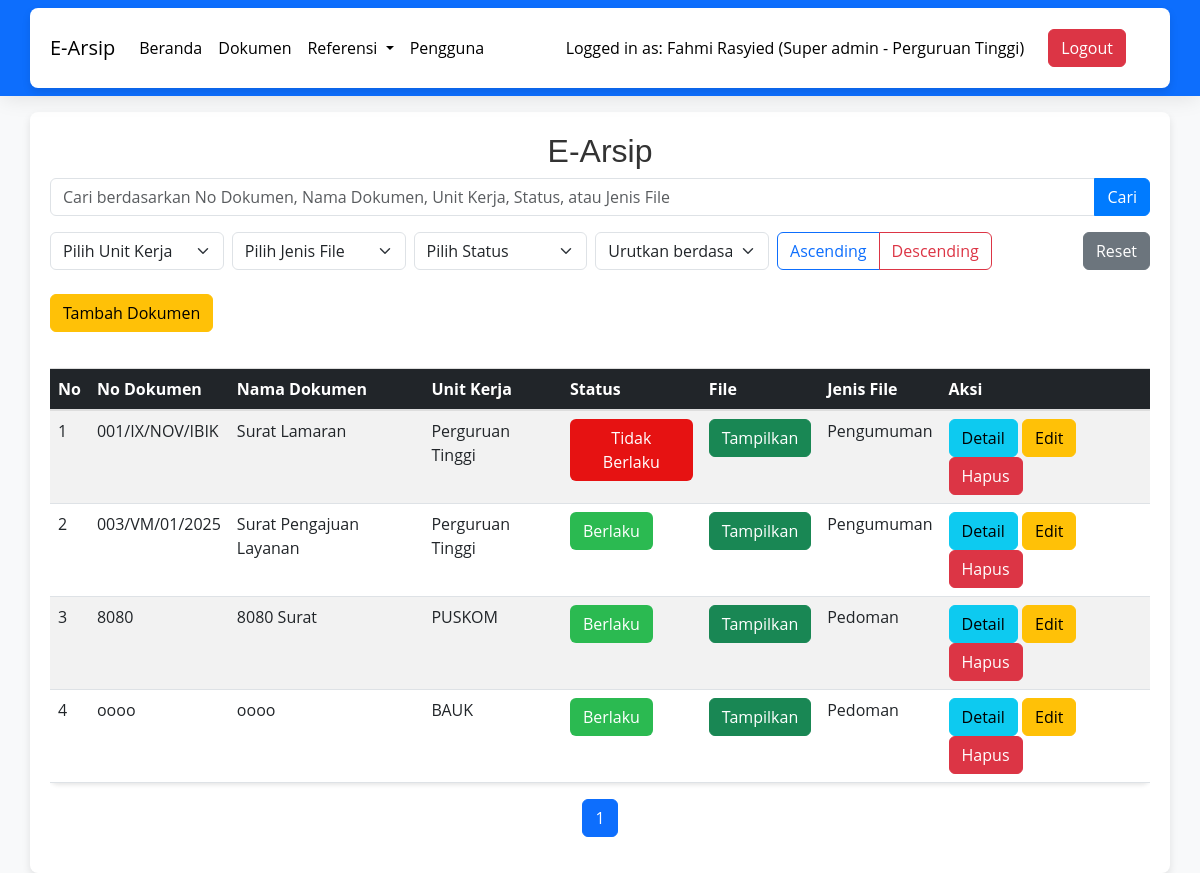
/index.php (signed in), run on the app's committed database.
### tables this page shows
CREATE TABLE `users` (
  `id_user` int NOT NULL,
  `email` varchar(255) DEFAULT NULL,
  `password` varchar(255) DEFAULT NULL,
  `nama_lengkap` varchar(255) DEFAULT NULL,
  `tanggal_lahir` date DEFAULT NULL,
  `alamat` varchar(255) DEFAULT NULL,
  `id_jabatan` int DEFAULT NULL,
  `id_unit_kerja` int DEFAULT NULL,
  `foto_profil` varchar(255) DEFAULT NULL,
  `hak_akses` int NOT NULL,
  `status_pengguna` varchar(255) NOT NULL
);

CREATE TABLE `unit_kerja` (
  `id_unit` int NOT NULL,
  `nama_unit` varchar(999) NOT NULL,
  `keterangan` varchar(999) NOT NULL
);

CREATE TABLE `dokumen` (
  `id_dokumen` int NOT NULL,
  `no_dokumen` varchar(999) NOT NULL,
  `nama_dokumen` varchar(999) NOT NULL,
  `unit_kerja` int NOT NULL,
  `status` varchar(999) NOT NULL,
  `file` varchar(999) NOT NULL,
  `jenis_file` int NOT NULL,
  `nama_pengunggah_dokumen` int NOT NULL,
  `tanggal_upload_dokumen` datetime NOT NULL DEFAULT CURRENT_TIMESTAMP
);

CREATE TABLE `status` (
  `id_status` int NOT NULL,
  `nama_status` varchar(255) NOT NULL,
  `keterangan` varchar(255) DEFAULT NULL,
  `warna` varchar(255) DEFAULT NULL
);

CREATE TABLE `jenis_file` (
  `id_jenis_file` int NOT NULL,
  `nama_jenis_file` varchar(999) NOT NULL,
  `keterangan` varchar(999) NOT NULL
);

### index.php (the view, shortened to what this page needs)
<?php
include "koneksi.php";
?>
<!DOCTYPE html>
<html lang="en">
<head>
    <link href="https://cdn.jsdelivr.net/npm/bootstrap@5.3.0-alpha1/dist/css/bootstrap.min.css" rel="stylesheet">
    <link rel="stylesheet" href="css/style.css">
</head>
<body>
    <?php
    include "navbar.php";
    ?>
    <div class="container mt-3">
        <h2 class="text-center">E-Arsip</h2>
        <form action="" method="get" class="mb-4">
            <div class="input-group">
                <input type="text" class="form-control" id="keyword" name="keyword" value="<?php echo isset($_GET['keyword']) ? $_GET['keyword'] : ''; ?>" placeholder="Cari berdasarkan No Dokumen, Nama Dokumen, Unit Kerja, Status, atau Jenis File">
                <button type="submit" class="btn btn-primary">Cari</button>
            </div>
            <?php
            $user_query = "SELECT * FROM users WHERE email = '".$_SESSION['email']."'";
            $user_result = $conn->query($user_query);
            $user = $user_result->fetch_assoc();
            $unit_kerja_locked = ($user['hak_akses'] != 1 || $user['hak_akses'] != 3);
            ?>
            <div class="mt-3">
                <div class="d-flex flex-column flex-md-row justify-content-between">
                    <div class="d-flex flex-column flex-md-row gap-2">
                        <select class="form-select" name="filter_unit_kerja" onchange="this.form.submit()" <?php echo $unit_kerja_locked ? '' : ''; ?>>
                            <option value="">Pilih Unit Kerja</option>
                        </select>
                        <select class="form-select" name="filter_jenis_file" onchange="this.form.submit()">
                            <option value="">Pilih Jenis File</option>
                        </select>
                        <select class="form-select" name="filter_status" onchange="this.form.submit()">
                            <option value="">Pilih Status</option>
                        </select>
                        <select class="form-select" name="sort_by" onchange="this.form.submit()">
                            <option value="">Urutkan berdasarkan</option>
                        </select>
                        <div class="btn-group">
                            <button type="submit" name="sort_order" value="ASC" class="btn btn-outline-primary">Ascending</button>
                            <button type="submit" name="sort_order" value="DESC" class="btn btn-outline-danger">Descending</button>
                        </div>
                    </div>
                    <button type="button" class="btn btn-secondary mt-2 mt-md-0" onclick="window.location.href='index.php'">Reset</button>
                </div>
            </div>
        </form>
        <?php
        $sql = "SELECT d.id_dokumen, d.no_dokumen, d.nama_dokumen, d.unit_kerja, d.status, d.file, d.jenis_file,
       u.nama_unit, j.nama_jenis_file, s.nama_status, s.warna FROM dokumen d
LEFT JOIN unit_kerja u ON d.unit_kerja = u.id_unit
LEFT JOIN jenis_file j ON d.jenis_file = j.id_jenis_file
LEFT JOIN status s ON d.status = s.id_status";
        $result = $conn->query($sql);
        $total_rows = $result->num_rows;
        $per_page = 10;
        $page = isset($_GET['page']) ? $_GET['page'] : 1;
        $offset = ($page - 1) * $per_page;
        $sql .= " LIMIT $per_page OFFSET $offset";
        $result = $conn->query($sql);
        ?>
        <?php if ($user['hak_akses'] == 1 || $user['hak_akses'] == 2) { ?>
            <a href="tambah-dokumen.php" class="btn btn-warning mb-3">Tambah Dokumen</a>
        <?php } ?>
        <div class="table-responsive">
            <table class="table table-striped table-hover table-rounded">
                <thead class="table-dark">
                    <tr>
                        <th>No</th>
                        <th>No Dokumen</th>
                        <th>Nama Dokumen</th>
                        <th>Unit Kerja</th>
                        <th>Status</th>
                        <th>File</th>
                        <th>Jenis File</th>
                        <th>Aksi</th>
                    </tr>
                </thead>
                <tbody>
                    <?php
                    $no = $offset + 1;
                    if ($result->num_rows > 0) {
                        while ($row = $result->fetch_assoc()) {
                            echo "<tr>";
                            echo "<td>" . $no . "</td>";
                            echo "<td>" . htmlspecialchars($row['no_dokumen'] ?? '') . "</td>";
                            echo "<td>" . htmlspecialchars($row['nama_dokumen'] ?? '') . "</td>";
                            echo "<td>" . htmlspecialchars($row['nama_unit'] ?? '') . "</td>";
                            echo "<td><button class='btn' style='color: white ;background-color:" . htmlspecialchars($row['warna'] ?? '#000') . ";'>" . htmlspecialchars($row['nama_status'] ?? '') . "</button></td>";
                            echo "<td><button class='btn btn-success'>Tampilkan</button></td>";
                            echo "<td>" . htmlspecialchars($row['nama_jenis_file'] ?? '') . "</td>";
                            echo "<td>
                                    <a href='detail-dokumen.php?id=" . $row['id_dokumen'] . "' class='btn btn-info'>Detail</a>
                                    ";
                                    ?>
                                    <?php if ($user['hak_akses'] != 3 && $user['hak_akses'] != 4) { ?>
                                        <a href="edit-dokumen.php?id=<?php echo $row['id_dokumen'] ?>" class='btn btn-warning'>Edit</a>
                                    <a href="hapus-dokumen.php?id=<?php echo $row['id_dokumen']; ?>" class="btn btn-danger" onclick="return confirm('Anda yakin ingin menghapus dokumen ini?')">Hapus</a>
                                    <?php } ?>
                            <?php
                                    echo "</td>";
                            echo "</tr>";
                            $no++;
                        }
                    } else {
                        echo "<tr><td colspan='9' class='text-center'>Tidak ada data.</td></tr>";
                    }
                    ?>
                </tbody>
            </table>
        </div>
        <nav>
            <ul class="pagination">
                <?php
                $total_pages = ceil($total_rows / $per_page);
                for ($i = 1; $i <= $total_pages; $i++) {
                    $active = ($page == $i) ? 'active' : '';
                    echo "<li class='page-item $active'><a class='page-link' href='?page=$i'>" . $i . "</a></li>";
                }
                ?>
            </ul>
        </nav>
    </div>
</body>
</html>

### navbar.php (shortened to what this page needs)
<nav class="navbar navbar-expand-lg navbar-dark bg-primary">
    <div class="container">
        <a class="navbar-brand" style="color: black;" href="index.php">E-Arsip</a>
        <div class="collapse navbar-collapse" id="navbarSupportedContent">
            <ul class="navbar-nav me-auto mb-2 mb-lg-0">
                <li class="nav-item">
                    <a class="nav-link active" aria-current="page" href="index.php">Beranda</a>
                </li>
                <li class="nav-item">
                    <a class="nav-link" href="dokumen.php">Dokumen</a>
                </li>
                <?php
                $sql = "SELECT * FROM users WHERE email='" . $_SESSION['email'] . "'";
                $result = $conn->query($sql);
                if ($result->num_rows > 0) {
                    $row = $result->fetch_assoc();
                    if ($row['hak_akses'] == 1) {
                ?>
                        <li class="nav-item dropdown">
                            <a class="nav-link dropdown-toggle" href="#" id="referensiDropdown" role="button" data-bs-toggle="dropdown" aria-expanded="false">
                                Referensi
                            </a>
                        </li>
                        <li class="nav-item">
                            <a class="nav-link" href="pengguna.php">Pengguna</a>
                        </li>
                <?php
                    }
                }
                ?>
            </ul>
            <span class="navbar-text" style="color: black;">
            <?php
                    if (isset($_SESSION['email'])) {
                        $sql = "SELECT u.*, uk.nama_unit AS nama_unit_kerja
                                FROM users u
                                INNER JOIN unit_kerja uk ON u.id_unit_kerja = uk.id_unit
                                WHERE email='" . $_SESSION['email'] . "'";
                        $result = $conn->query($sql);
                        if ($result->num_rows > 0) {
                            $row = $result->fetch_assoc();
                            $userName = $row['nama_lengkap'];
                            $userAccess = '';
                            switch ($row['hak_akses']) {
                                case 1:
                                    $userAccess = 'Super admin';
                                    break;
                            }
                            echo "<span class='navbar-text'>Logged in as: $userName ($userAccess - " . $row['nama_unit_kerja'] . ")</span>";
                        }
                    }
                    ?>
            </span>
            <ul class="navbar-nav me-4 ms-4 mb-2 mb-lg-0">
                <li class="nav-item">
                    <a class="white btn btn-danger" href="logout.php">Logout</a>
                </li>
            </ul>
        </div>
    </div>
</nav>

### css/style.css (style rules this page uses)
body { font-family: 'Open Sans', sans-serif; }
.navbar { background-color: #ff9800; box-shadow: 0 4px 20px -2px rgba(0, 0, 0, 0.1); }
.navbar-brand { color: #000000; }
.navbar-text { color: #000000; }
.navbar-nav .nav-link { color: #fff; transition: color 0.2s ease; }
.table { background-color: #fff; border-radius: 8px; box-shadow: 0 2px 4px rgba(0, 0, 0, 0.1); }
.table th { border-bottom: 2px solid #ddd; }
.table td, .table th { padding: 8px; vertical-align: top; border-top: 1px solid #ddd; }
.table tr:nth-child(even) { background-color: #f5f5f5; }

### index.php (style rules this page uses)
body { background-color: #f8f9fa; }
.container { background-color: #ffffff; border-radius: 8px; box-shadow: 0 4px 8px rgba(0, 0, 0, 0.1); padding: 20px; }
h2 { font-family: 'Arial', sans-serif; color: #333; }
.btn-primary { background-color: #007bff; border-color: #007bff; }
.btn-warning { background-color: #ffc107; border-color: #ffc107; }
.btn-danger { background-color: #dc3545; border-color: #dc3545; }
.table { margin-top: 20px; }
.pagination { justify-content: center; }
.navbar-nav .nav-link { color: #000 !important; }

### data on the page
users: nama_lengkap "Fahmi Rasyied", hak_akses "Super admin", id_unit_kerja.nama_unit "Perguruan Tinggi"
dokumen: no_dokumen "001/IX/NOV/IBIK", nama_dokumen "Surat Lamaran", unit_kerja.nama_unit "Perguruan Tinggi", status.nama_status "Tidak Berlaku", jenis_file.nama_jenis_file "Pengumuman"
dokumen: no_dokumen "003/VM/01/2025", nama_dokumen "Surat Pengajuan Layanan", unit_kerja.nama_unit "Perguruan Tinggi", status.nama_status "Berlaku", jenis_file.nama_jenis_file "Pengumuman"
dokumen: no_dokumen "8080", nama_dokumen "8080 Surat", unit_kerja.nama_unit "PUSKOM", status.nama_status "Berlaku", jenis_file.nama_jenis_file "Pedoman"
dokumen: no_dokumen "oooo", nama_dokumen "oooo", unit_kerja.nama_unit "BAUK", status.nama_status "Berlaku", jenis_file.nama_jenis_file "Pedoman"
